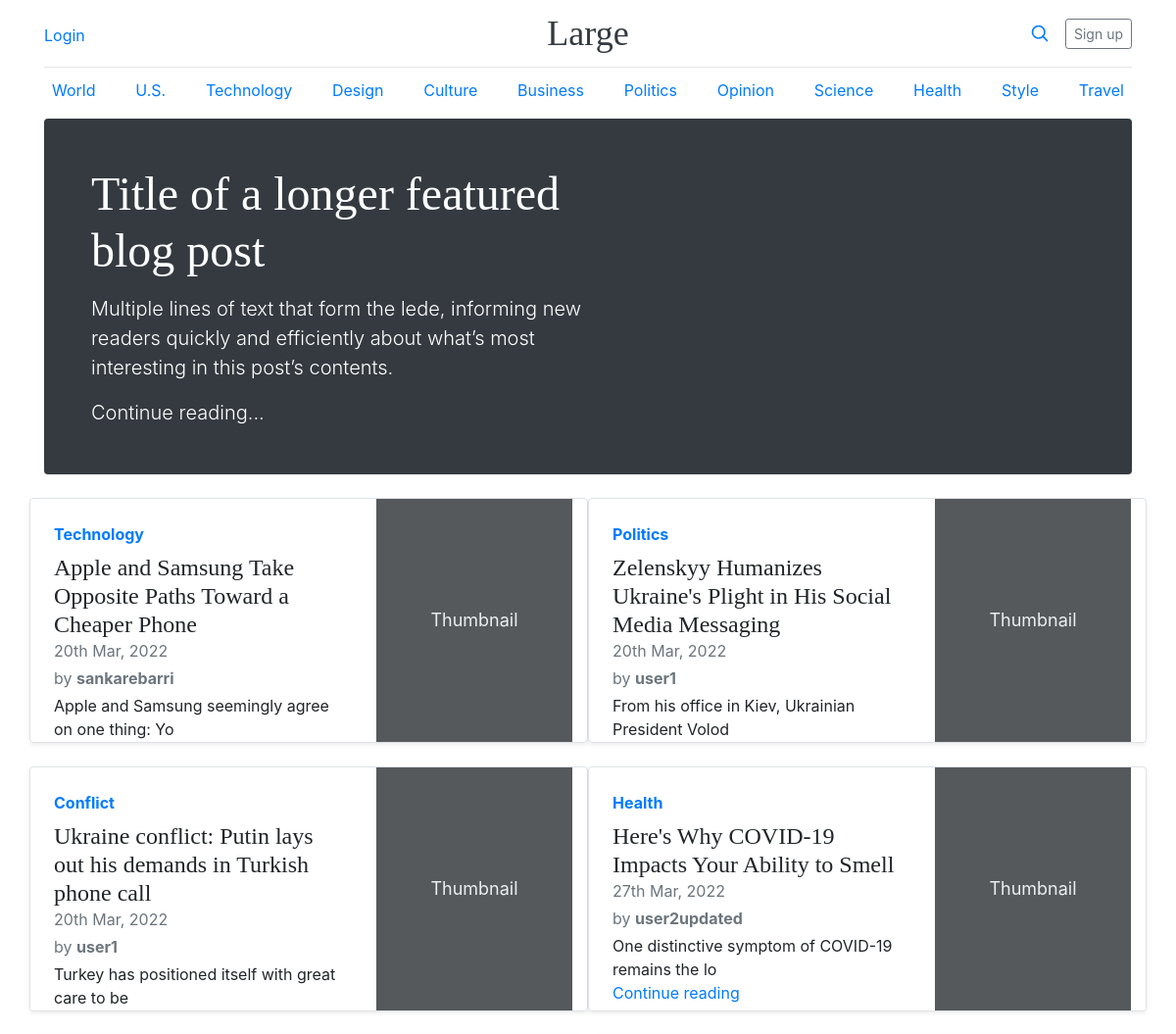
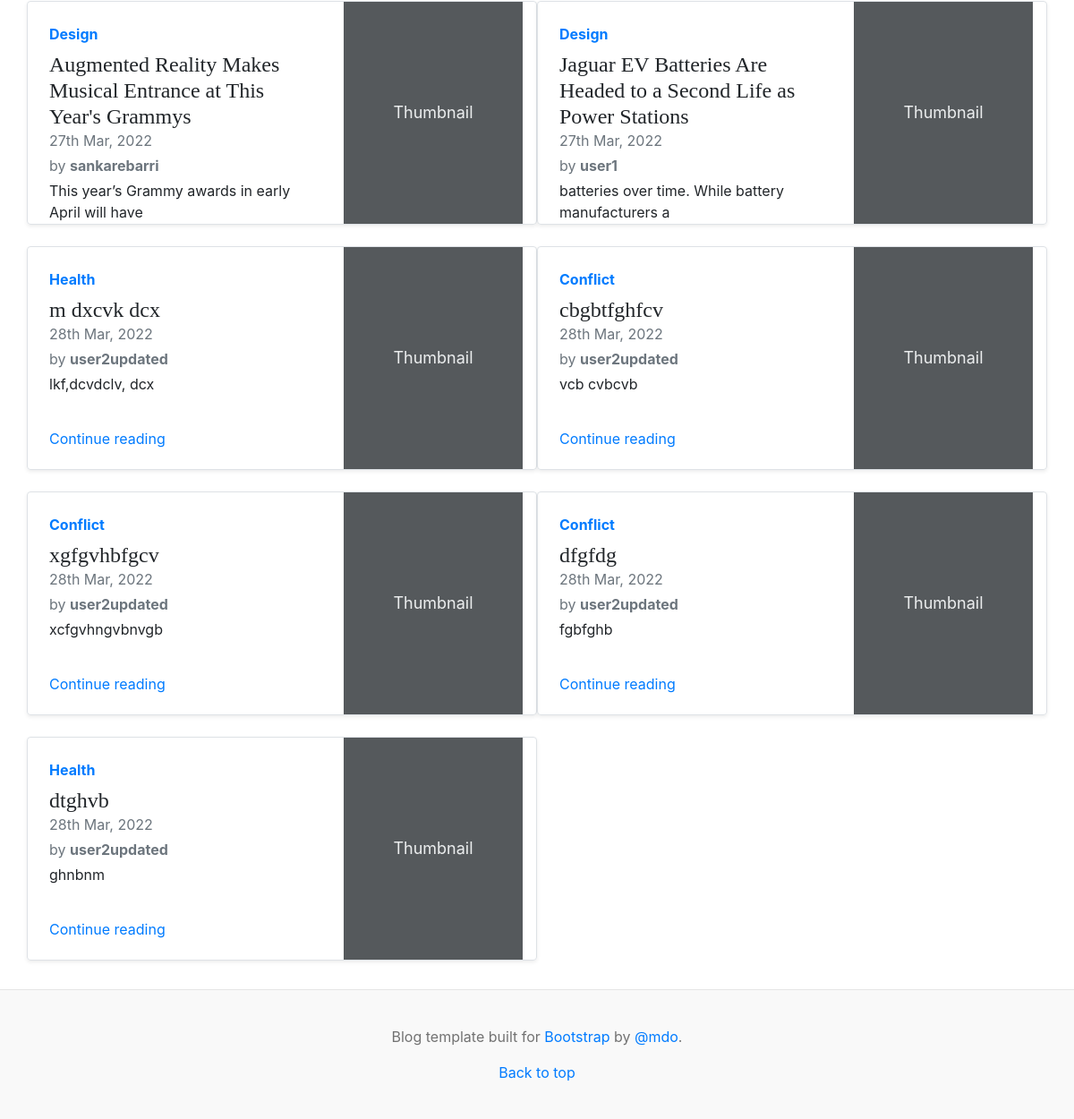
The app's page /, older data (2 pictures, top to bottom).
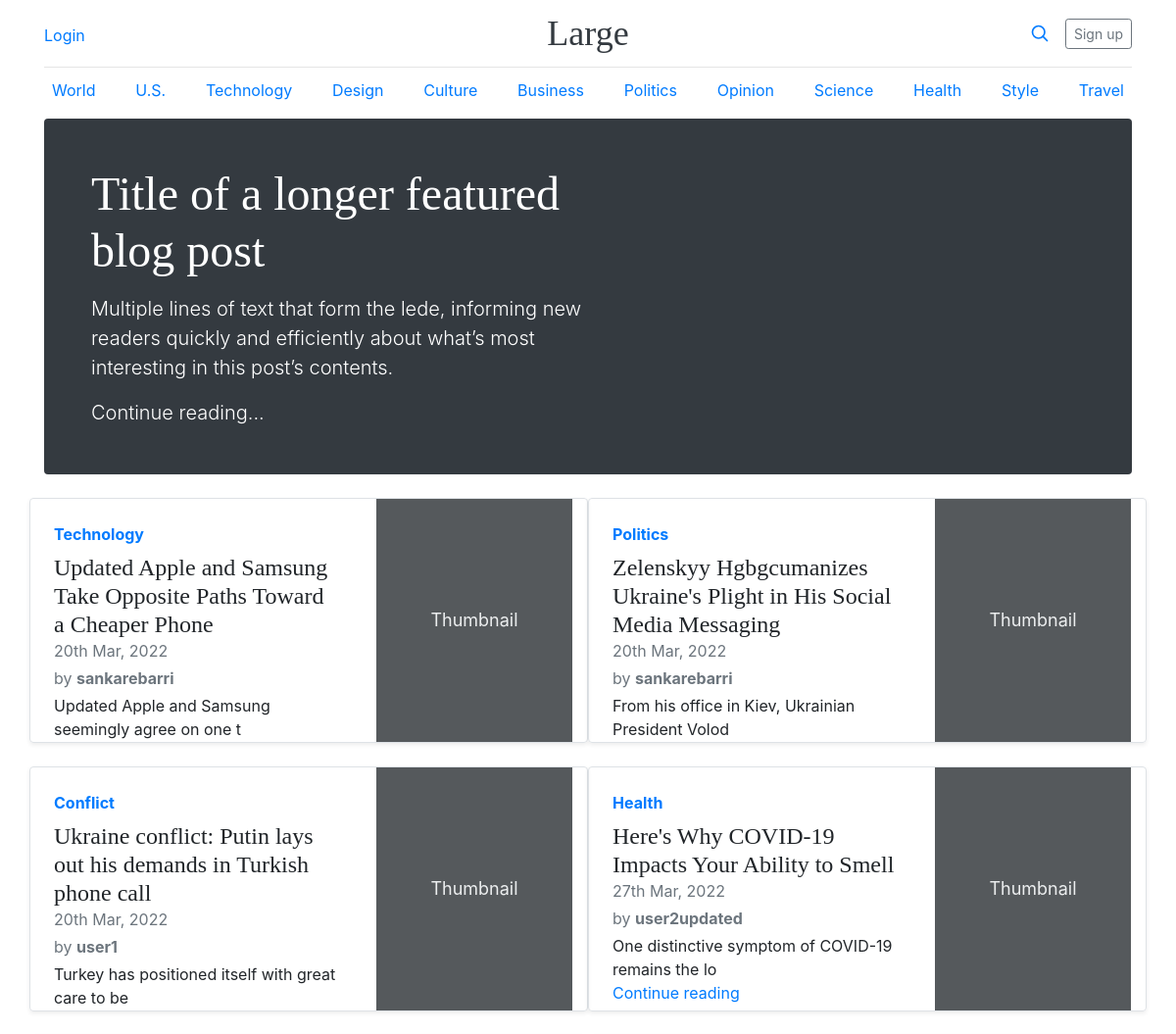
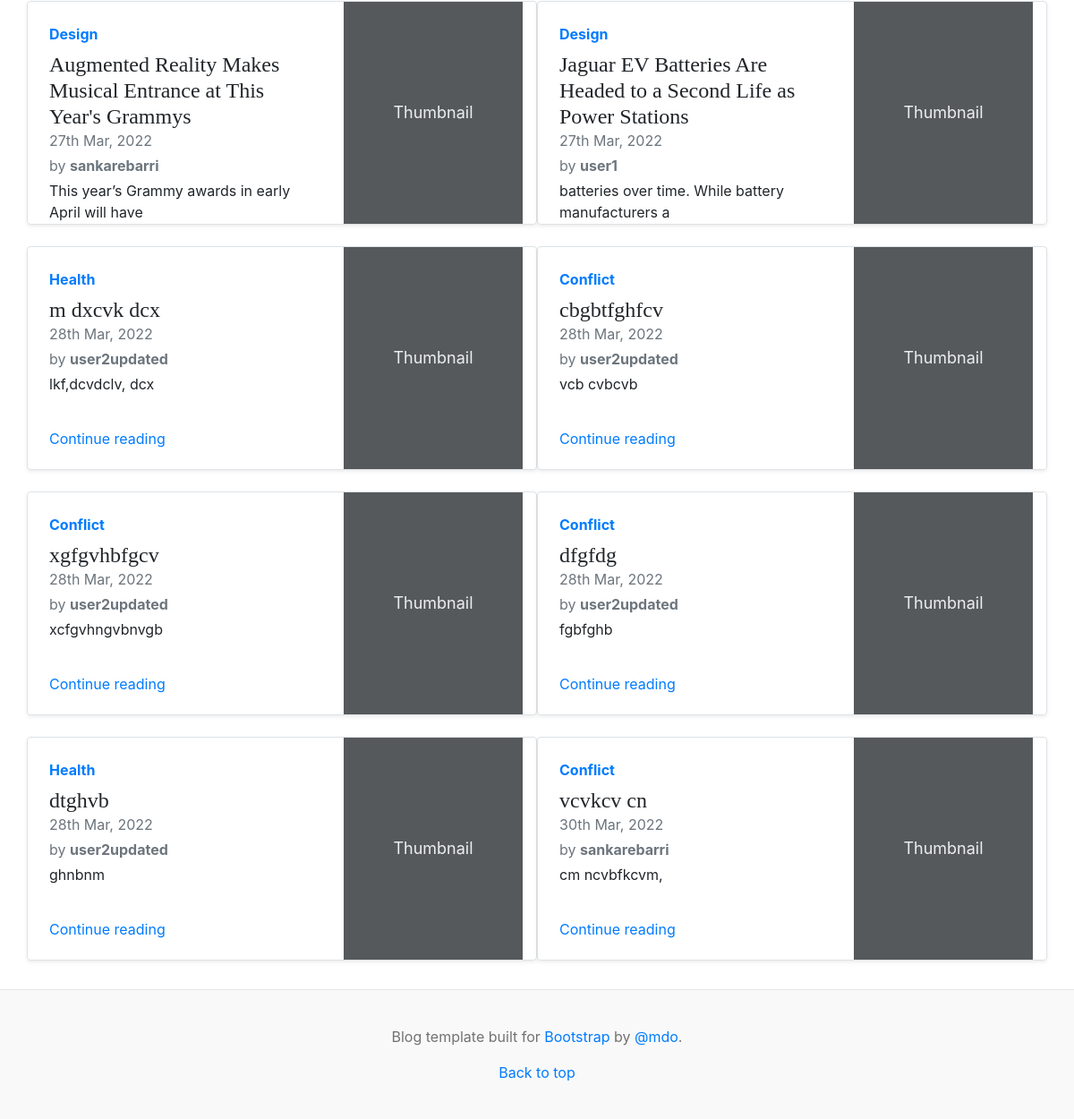
The same page, newer data (2 pictures, top to bottom).
### home/models.py (models this page shows, shortened)
class BlogDetails(models.Model):
    category = models.ForeignKey(Category, on_delete=models.CASCADE)
    title = models.TextField()
    content = models.TextField()
    author = models.ForeignKey(User, on_delete=models.CASCADE)
    published_date = models.DateTimeField(auto_now_add=True)
    content_image = models.ImageField(upload_to='article_img', blank=True)

class Category(models.Model):
    category = models.CharField(max_length=20)
    def __str__(self):
        return self.category

### home/views.py (the view)
# urls.py: 2. Add a URL to urlpatterns:  path('', views.home, name='home')
def home(request):
    context = {
        'posts': BlogDetails.objects.all()
    }
    return render(request, 'home/home.html', context)

### templates/home/home.html
{% extends 'base.html'%}
{% block content %}
<main class="container">
  <div class="p-4 p-md-5 mb-4 text-white rounded bg-dark">
    <div class="col-md-6 px-0">
      <h1 class="display-4 fst-italic">Title of a longer featured blog post</h1>
      <p class="lead my-3">Multiple lines of text that form the lede, informing new readers quickly and efficiently about what’s most interesting in this post’s contents.</p>
      <p class="lead mb-0"><a href="#" class="text-white fw-bold">Continue reading...</a></p>
    </div>
  </div>
  <div class="row mb-2">
    {% for post in posts %}
    <div class="col-md-6">
      <div class="row g-0 border rounded overflow-hidden flex-md-row mb-4 shadow-sm h-md-250 position-relative">
        <div class="col p-4 d-flex flex-column position-static">
          <strong class="d-inline-block mb-2 text-primary">{{ post.category }}</strong>
          <h4 class="mb-0">{{ post.title }}</h4>
          <div class="mb-1 text-muted">{{ post.published_date|date:'dS M, Y' }}</div>
          <div class="mb-1 text-muted">by <b>{{ post.author }}</b></div>
          <p class="card-text mb-auto">{{ post.content|slice:":50" }}</p>
          <a href="{% url 'article' post.id %}" class="stretched-link">Continue reading</a>
        </div>
        <div class="col-auto d-none d-lg-block">
          <svg class="bd-placeholder-img" width="200" height="250" xmlns="http://www.w3.org/2000/svg" role="img" aria-label="Placeholder: Thumbnail" preserveAspectRatio="xMidYMid slice" focusable="false"><title>Placeholder</title><rect width="100%" height="100%" fill="#55595c"/><text x="50%" y="50%" fill="#eceeef" dy=".3em">Thumbnail</text></svg>
        </div>
      </div>
    </div>
    {% endfor %}
  </div>
</main>
{% endblock %}

Row changes from the older to the newer data that the page shows:
changed BlogDetails "Technology": title "Apple and Samsung Take Opposite Paths Toward a Cheaper Phone" → "Updated Apple and Samsung Take Opposite Paths Toward a Cheaper Phone"; content "Apple and Samsung seemingly agree on one thing: Yo" → "Updated Apple and Samsung seemingly agree on one t"
changed BlogDetails "From his office in Kiev, Ukrainian President Volod": title "Zelenskyy Humanizes Ukraine's Plight in His Social Media Messaging" → "Zelenskyy Hgbgcumanizes Ukraine's Plight in His Social Media Messaging"; author "user1" → "sankarebarri"
added BlogDetails: category "Conflict", title "vcvkcv cn", published_date "30th Mar, 2022", author "sankarebarri", content "cm ncvbfkcvm,"
